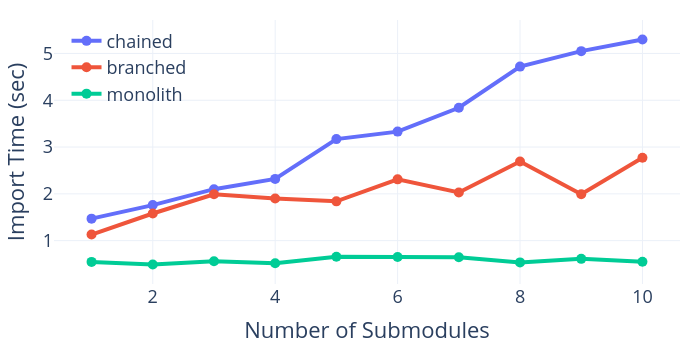

Write notebook code for a chart like this one.
### Code cell
fig = px.line(scale_df, x="n", y="value", color="variable", labels={"value": "Import Time (sec)", "n": "Number of Submodules"}, template="plotly_white")

fig.update_layout(legend=dict(
    yanchor="top",
    y=0.99,
    xanchor="left",
    x=0.02,
    bgcolor="rgba(255, 255, 255, 0)",
), 
margin=dict(l=20, r=20, t=20, b=20),
legend_title_text="", font_size=18,
width=700, height=350,
)

fig.update_traces(mode="lines+markers", line=dict(width=4), marker=dict(size=10))

fig

### Figure 1 — Plotly figure (JSON) as saved in the notebook; plotly's stock layout.template omitted (floating-point values rounded to 4 significant figures)
{"data": [{"hovertemplate": "variable=chained<br>Number of Submodules=%{x}<br>Import Time (sec)=%{y}<extra></extra>", "legendgroup": "chained", "line": {"color": "#636efa", "dash": "solid", "width": 4}, "marker": {"size": 10, "symbol": "circle"}, "mode": "lines+markers", "name": "chained", "orientation": "v", "showlegend": true, "type": "scatter", "x": [1, 2, 3, 4, 5, 6, 7, 8, 9, 10], "xaxis": "x", "y": [1.47, 1.76, 2.1, 2.32, 3.17, 3.33, 3.84, 4.72, 5.05, 5.3], "yaxis": "y"}, {"hovertemplate": "variable=branched<br>Number of Submodules=%{x}<br>Import Time (sec)=%{y}<extra></extra>", "legendgroup": "branched", "line": {"color": "#EF553B", "dash": "solid", "width": 4}, "marker": {"size": 10, "symbol": "circle"}, "mode": "lines+markers", "name": "branched", "orientation": "v", "showlegend": true, "type": "scatter", "x": [1, 2, 3, 4, 5, 6, 7, 8, 9, 10], "xaxis": "x", "y": [1.13, 1.58, 1.99, 1.9, 1.84, 2.31, 2.03, 2.69, 1.99, 2.77], "yaxis": "y"}, {"hovertemplate": "variable=monolith<br>Number of Submodules=%{x}<br>Import Time (sec)=%{y}<extra></extra>", "legendgroup": "monolith", "line": {"color": "#00cc96", "dash": "solid", "width": 4}, "marker": {"size": 10, "symbol": "circle"}, "mode": "lines+markers", "name": "monolith", "orientation": "v", "showlegend": true, "type": "scatter", "x": [1, 2, 3, 4, 5, 6, 7, 8, 9, 10], "xaxis": "x", "y": [0.546, 0.489, 0.558, 0.515, 0.655, 0.651, 0.645, 0.535, 0.611, 0.55], "yaxis": "y"}], "layout": {"font": {"size": 18}, "height": 350, "legend": {"bgcolor": "rgba(255, 255, 255, 0)", "title": {"text": ""}, "tracegroupgap": 0, "x": 0.02, "xanchor": "left", "y": 0.99, "yanchor": "top"}, "margin": {"b": 20, "l": 20, "r": 20, "t": 20}, "width": 700, "xaxis": {"anchor": "y", "domain": [0, 1], "title": {"text": "Number of Submodules"}}, "yaxis": {"anchor": "x", "domain": [0, 1], "title": {"text": "Import Time (sec)"}}}}
